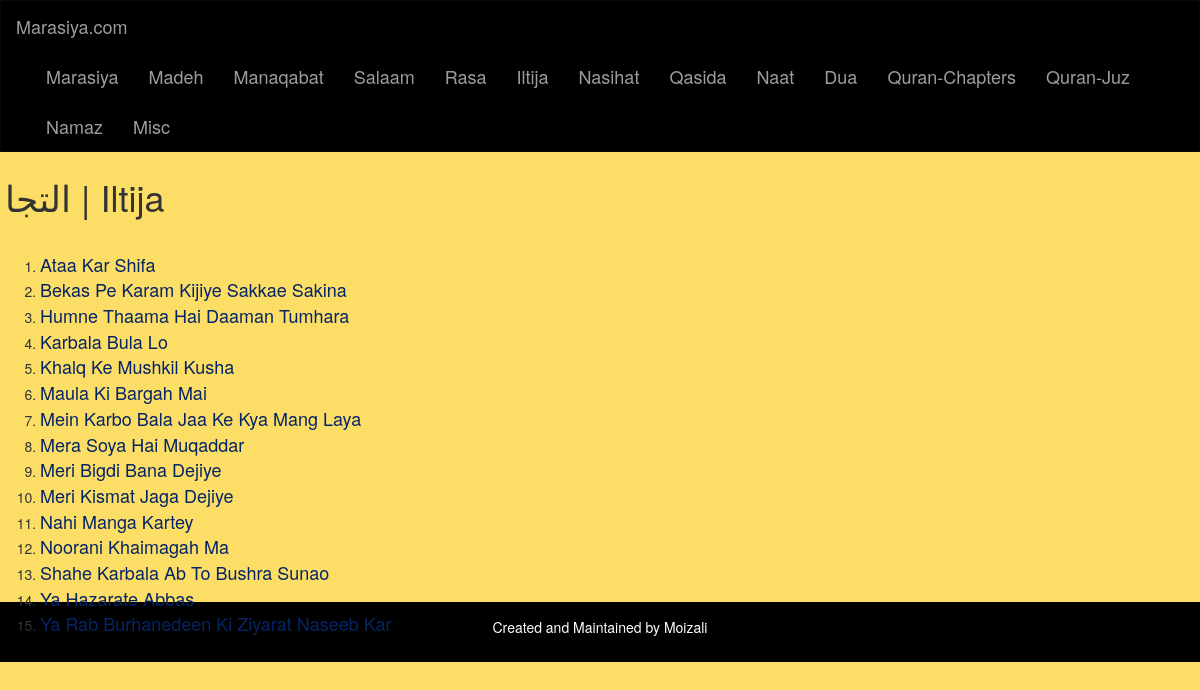
/iltija, run on the app's committed database.
### main.py (models this page shows)
class Page_Info(db.Model):
    __tablename__ = 'page_info'
    page_number = db.Column(db.Integer, nullable=False)
    category = db.Column(db.String, nullable=False)
    page_path = db.Column(db.String, primary_key=True, nullable=False)
    page_name = db.Column(db.String, nullable=False)
    nav_name = db.Column(db.String, nullable=False)
    page_info = db.Column(db.String)

class File_Info(db.Model):
    __tablename__ = 'file_info'
    title = db.Column(db.String, nullable=False)
    file_name = db.Column(db.String, nullable=False)
    file_id = db.Column(db.String, primary_key=True)
    category = db.Column(db.String, nullable=False)
    type = db.Column(db.String, nullable=False)

### main.py (the view)
@app.route("/<page_path>")
def page(page_path):
    path_data = Page_Info.query.order_by(Page_Info.page_number).all()
    page_info = Page_Info.query.filter_by(page_path=page_path.lower()).first()
    if not page_info:
        return render_template("error.html", path_data=path_data), 404
    category = page_info.category
    page_title = page_info.page_name
    dump_title = File_Info.query.filter_by(category=category).with_entities(File_Info.title).distinct().order_by(File_Info.title).all()
    return render_template("page.html", path_data=path_data, data=dump_title, page_title=page_title, parent=page_path.lower(), title=category)

### templates/page.html (shortened to what this page needs)
<!DOCTYPE html>
<html lang="en">
    <head>
        <link rel="stylesheet" href="https://maxcdn.bootstrapcdn.com/bootstrap/3.4.1/css/bootstrap.min.css">
        <link rel="stylesheet" href="{{ url_for('static',filename='style.css') }}">
    </head>
    <body>
        <nav class="navbar navbar-inverse">
            <div class="container-fluid">
                <div class="navbar-header">
                    <a class="navbar-brand" href="/">Marasiya.com</a>
                </div>
                <div class="collapse navbar-collapse" id="myNavbar">
                    <ul class="nav navbar-nav">
                        {% block nav %}
                            {% if path_data|length > 0 %}
                                {% for page in path_data %}
                                    <li><a href='/{{page["page_path"]}}'>{{page["nav_name"]}}</a></li>
                                {% endfor %}
                            {% endif %}
                        {% endblock nav %}
                    </ul>
                </div>
            </div>
        </nav>
        <div class="container-fluid text-center">
            <div class="row content text-left">
                <h1>{{page_title}}</h1><br>
                {% block content %}
                    {% if data|length > 0 %}
                        <ol>
                            {% for i in range(data|length) %}
                                {% if i == 0 %}
                                    <li class="pageli"><a href='/{{parent}}/{{data[i][0]}}'>{{data[i][0]}}</a></li>
                                {% else %}
                                    <li class="pageli"><a href='/{{parent}}/{{data[i][0]}}'>{{data[i][0]}}</a></li>
                                {% endif %}
                            {% endfor %}
                        </ol>
                    {% endif %}
                {% endblock content %}
            </div>
        </div>
        <footer class="container-fluid text-center">
            <p>Created and Maintained by Moizali</p>
        </footer>
    </body>
</html>

### static/style.css (style rules this page uses)
body { background-color: #fcde67; }
.navbar { margin-bottom: 0; border-radius: 0; background-color: #000000; color: white; }
.row.content { height: 450px }
footer { background-color: #000000; color: white; padding: 15px; }
a { font-size: large; text-decoration: none; color: #052465; }
h1 { padding:5px; }

### data on the page
Page_Info: nav_name "Marasiya"
Page_Info: nav_name "Madeh"
Page_Info: nav_name "Manaqabat"
Page_Info: nav_name "Salaam"
Page_Info: nav_name "Rasa"
Page_Info: nav_name "Iltija", page_name "التجا | Iltija"
Page_Info: nav_name "Nasihat"
Page_Info: nav_name "Qasida"
Page_Info: nav_name "Naat"
Page_Info: nav_name "Dua"
Page_Info: nav_name "Quran-Chapters"
Page_Info: nav_name "Quran-Juz"
Page_Info: nav_name "Namaz"
Page_Info: nav_name "Misc"
File_Info: data "Ataa Kar Shifa"
File_Info: data "Bekas Pe Karam Kijiye Sakkae Sakina"
File_Info: data "Humne Thaama Hai Daaman Tumhara"
File_Info: data "Karbala Bula Lo"
File_Info: data "Khalq Ke Mushkil Kusha"
File_Info: data "Mein Karbo Bala Jaa Ke Kya Mang Laya"
File_Info: data "Meri Kismat Jaga Dejiye"
File_Info: data "Nahi Manga Kartey"
File_Info: data "Noorani Khaimagah Ma"
File_Info: data "Ya Hazarate Abbas"
File_Info: data "Ya Rab Burhanedeen Ki Ziyarat Naseeb Kar"

### other printed values
{{ data[i][0] }} "Maula Ki Bargah Mai" "Mera Soya Hai Muqaddar" "Meri Bigdi Bana Dejiye" "Shahe Karbala Ab To Bushra Sunao"
